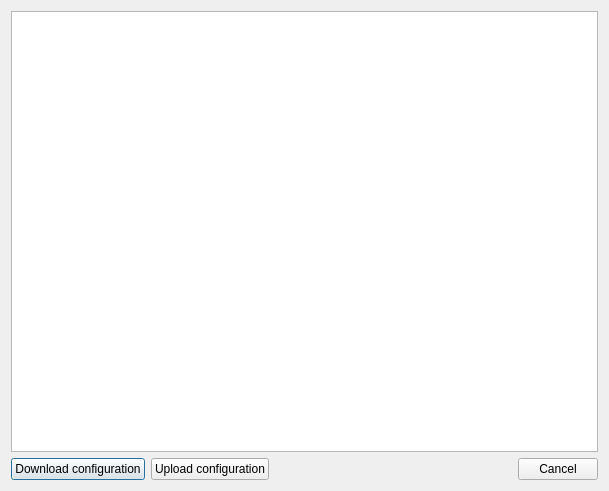
<?xml version="1.0" encoding="UTF-8"?>
<ui version="4.0">
 <class>MiniConfigDialog</class>
 <widget class="QDialog" name="MiniConfigDialog">
  <property name="geometry">
   <rect>
    <x>0</x>
    <y>0</y>
    <width>609</width>
    <height>491</height>
   </rect>
  </property>
  <property name="windowTitle">
   <string>Mini Configurator</string>
  </property>
  <layout class="QVBoxLayout" name="verticalLayout">
   <item>
    <widget class="QPlainTextEdit" name="plainTextEdit"/>
   </item>
   <item>
    <layout class="QHBoxLayout" name="horizontalLayout">
     <item>
      <widget class="QPushButton" name="pushButton">
       <property name="text">
        <string>Download configuration</string>
       </property>
      </widget>
     </item>
     <item>
      <widget class="QPushButton" name="pushButton_2">
       <property name="text">
        <string>Upload configuration</string>
       </property>
      </widget>
     </item>
     <item>
      <spacer name="horizontalSpacer">
       <property name="orientation">
        <enum>Qt::Horizontal</enum>
       </property>
       <property name="sizeHint" stdset="0">
        <size>
         <width>40</width>
         <height>20</height>
        </size>
       </property>
      </spacer>
     </item>
     <item>
      <widget class="QPushButton" name="pushButton_3">
       <property name="text">
        <string>Cancel</string>
       </property>
      </widget>
     </item>
    </layout>
   </item>
  </layout>
 </widget>
 <resources/>
 <connections/>
</ui>
